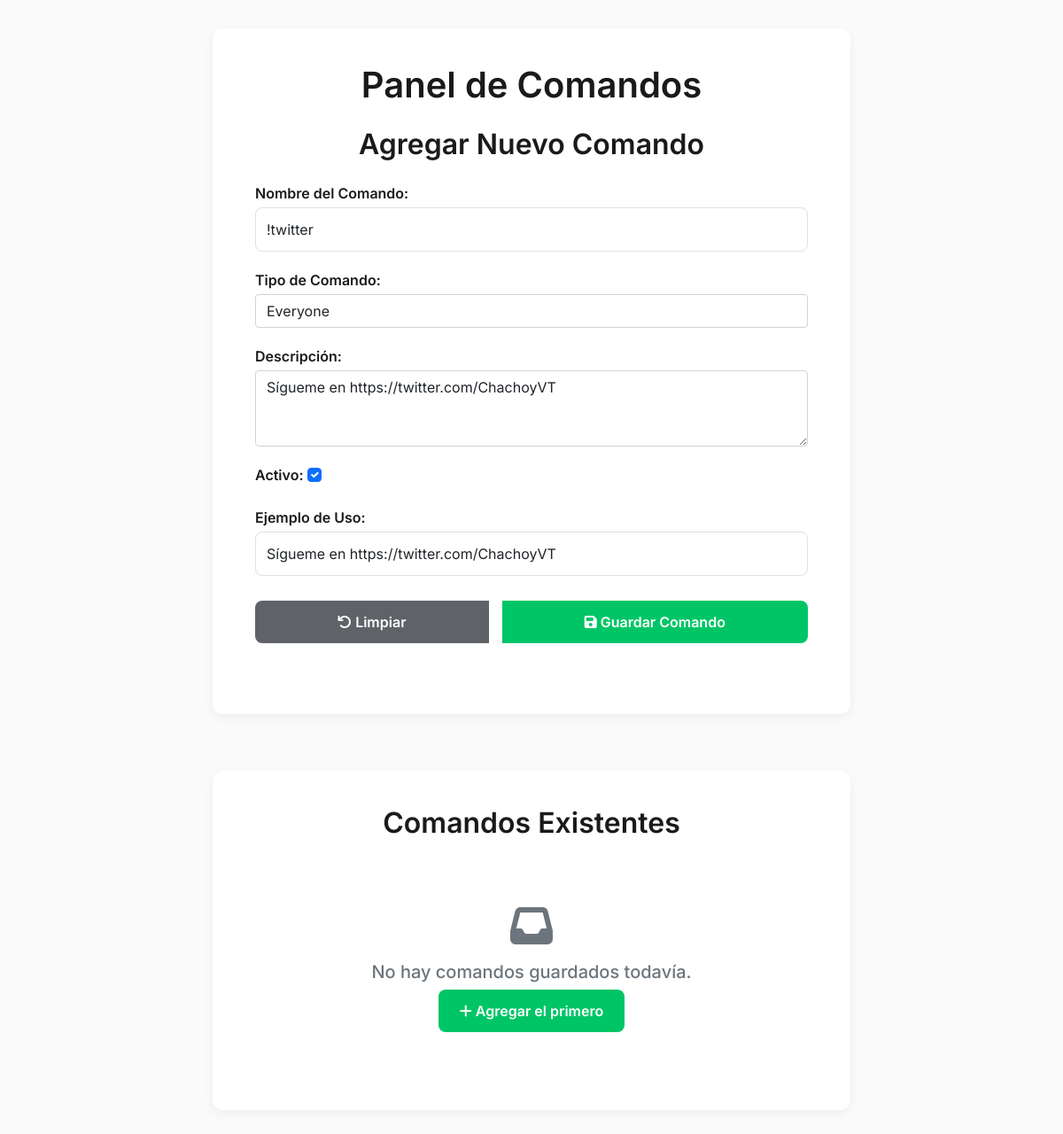
Page /editar_comando/2/ on the committed database.
### core/models.py (models this page shows, shortened)
class Comando(models.Model):
    TIPO_COMANDO = (
        ('EVERYONE', 'Everyone'),
        ('VIP', 'VIP'),
        ('MODERATOR', 'Moderator'),
        ('SUPER_MODERATOR', 'Super Moderator'),
    )
    ACTIVO = (
        (True, 'Activo'),
        (False, 'Inactivo'),
    )
    nombre_comando = models.CharField(max_length=20, unique=True)
    tipo_comando = models.CharField(max_length=20, choices=TIPO_COMANDO, default='TODOS')
    descripcion = models.CharField(max_length=1000)
    activo = models.BooleanField(default=True, choices=ACTIVO)
    ejemplo = models.CharField(max_length=100)

### core/views.py (the view, shortened to what this page needs)
# urls.py: path('editar_comando/<int:comando_id>/', views.editar_comando, name='editar_comando'),
def editar_comando(request, comando_id):
    comando = Comando.objects.get(id=comando_id)
    data = {
        'form': ComandoForm(instance=comando)
    }
    return render(request, 'dashboard/editar_comando.html', data)

### core/templates/dashboard/editar_comando.html (shortened to what this page needs)
<!DOCTYPE html>
<html lang="es">
<head>
    {% load static %}
    <link rel="stylesheet"
          href="https://cdnjs.cloudflare.com/ajax/libs/font-awesome/6.4.0/css/all.min.css">
    <link href="https://cdn.jsdelivr.net/npm/bootstrap@5.1.3/dist/css/bootstrap.min.css"
          rel="stylesheet">
</head>
<body>
    <div class="container">
        <h1>Panel de Comandos</h1>
        <h2>Agregar Nuevo Comando</h2>
        <form method="post">
            {% for field in form %}
                <div class="form-field-container">
                    {{ field.label_tag }}
                    {{ field }}
                </div>
            {% endfor %}
            <div class="btn-group">
                <button type="reset" class="btn btn-secondary">
                    <i class="fas fa-undo"></i> Limpiar
                </button>
                <button type="submit" class="btn btn-primary">
                    <i class="fas fa-save"></i> Guardar Comando
                </button>
            </div>
        </form>
    </div>
    <div class="container">
        <h2>Comandos Existentes</h2>
        {% if comandos %}
            <ul class="commands-list">
                {% for c in comandos %}
                    <li class="command-card">
                        <strong>{{ c.nombre_comando }}</strong>
                        <br>
                        <strong>Tipo:</strong> {{ c.get_tipo_comando_display|default:"Sin tipo" }} |
                        <strong>Activo:</strong> {% if c.activo %}Sí{% else %}No{% endif %}
                        <br>
                        <strong>Descripción:</strong> {{ c.descripcion|default:"Sin descripción" }}
                        <br>
                        <strong>Ejemplo:</strong> <code>{{ c.ejemplo|default:"Sin ejemplo" }}</code>
                    </li>
                {% endfor %}
            </ul>
        {% else %}
            <div class="text-center py-5">
                <i class="fas fa-inbox fa-3x text-muted mb-3"></i>
                <h5 class="text-muted">No hay comandos guardados todavía.</h5>
                <a href="{% url 'agregar_comando' %}" class="btn btn-primary">
                    <i class="fas fa-plus"></i> Agregar el primero
                </a>
            </div>
        {% endif %}
    </div>
</body>
</html>

### core/templates/dashboard/editar_comando.html (style rules this page uses)
:root { --primary: #00C566; --primary-dark: #009E4A; --background: #FAFAFA; --surface: #FFFFFF; --text-primary: #1A1A1A; --text-secondary: #5F6368; --border: #E0E0E0; --shadow: 0 4px 12px rgba(0, 0, 0, 0.05); }
body { font-family: 'Inter', sans-serif; background-color: var(--background); color: var(--text-primary); margin: 0; min-height: 100vh; display: flex; flex-direction: column; }
.container { background-color: var(--surface); border-radius: 12px; box-shadow: var(--shadow); padding: 2.5rem 3rem; margin: 2rem auto; max-width: 720px; width: 100%; }
h1, h2 { font-weight: 600; color: var(--text-primary); text-align: center; margin-bottom: 1.5rem; }
form { display: flex; flex-direction: column; gap: 1.25rem; margin-bottom: 2.5rem; }
label { font-weight: 600; margin-bottom: 0.25rem; }
input[type="text"], textarea, select { border: 1px solid var(--border); border-radius: 8px; padding: 0.75rem; font-size: 1rem; transition: border-color 0.2s, box-shadow 0.2s; background-color: var(--surface); }
.btn-group { display: flex; gap: 1rem; justify-content: flex-end; margin-top: 0.5rem; }
.btn { padding: 0.75rem 1.5rem; border: none; border-radius: 8px; font-size: 1rem; font-weight: 600; cursor: pointer; transition: background-color 0.2s; }
.btn-primary { background-color: var(--primary); color: white; }
.btn-secondary { background-color: var(--text-secondary); color: white; }

### rows in the picture
Comando: form "!twitter" "Everyone" "Sígueme en https://twitter.com/ChachoyVT" "☑" "Sígueme en https://twitter.com/ChachoyVT"

### other values in the picture
{{ field.label_tag }} "Nombre del Comando:" "Tipo de Comando:" "Descripción:" "Activo:" "Ejemplo de Uso:"
